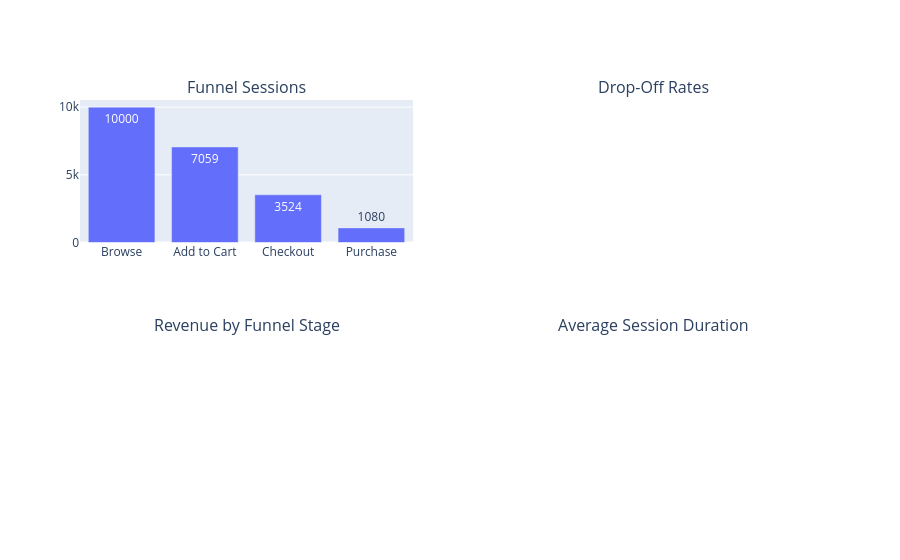

Write notebook code for a chart like this one.
### Code cell
fig.add_trace(

    go.Bar(

        x=funnel_df['Stage'],

        y=funnel_df['Sessions'],

        text=funnel_df['Sessions'],

        textposition='auto',

        name='Sessions'

    ),

    row=1,
    col=1

)

### Figure 1 — Plotly figure (JSON) as saved in the notebook; plotly's stock layout.template omitted (floating-point values rounded to 4 significant figures)
{"data": [{"name": "Sessions", "text": [10000.0, 7059.0, 3524.0, 1080.0], "textposition": "auto", "type": "bar", "x": ["Browse", "Add to Cart", "Checkout", "Purchase"], "xaxis": "x", "y": [10000, 7059, 3524, 1080], "yaxis": "y"}], "layout": {"annotations": [{"font": {"size": 16}, "showarrow": false, "text": "Funnel Sessions", "x": 0.225, "xanchor": "center", "xref": "paper", "y": 1, "yanchor": "bottom", "yref": "paper"}, {"font": {"size": 16}, "showarrow": false, "text": "Drop-Off Rates", "x": 0.775, "xanchor": "center", "xref": "paper", "y": 1, "yanchor": "bottom", "yref": "paper"}, {"font": {"size": 16}, "showarrow": false, "text": "Revenue by Funnel Stage", "x": 0.225, "xanchor": "center", "xref": "paper", "y": 0.375, "yanchor": "bottom", "yref": "paper"}, {"font": {"size": 16}, "showarrow": false, "text": "Average Session Duration", "x": 0.775, "xanchor": "center", "xref": "paper", "y": 0.375, "yanchor": "bottom", "yref": "paper"}], "xaxis": {"anchor": "y", "domain": [0, 0.45]}, "xaxis2": {"anchor": "y2", "domain": [0.55, 1]}, "xaxis3": {"anchor": "y3", "domain": [0, 0.45]}, "xaxis4": {"anchor": "y4", "domain": [0.55, 1]}, "yaxis": {"anchor": "x", "domain": [0.625, 1]}, "yaxis2": {"anchor": "x2", "domain": [0.625, 1]}, "yaxis3": {"anchor": "x3", "domain": [0, 0.375]}, "yaxis4": {"anchor": "x4", "domain": [0, 0.375]}}}
